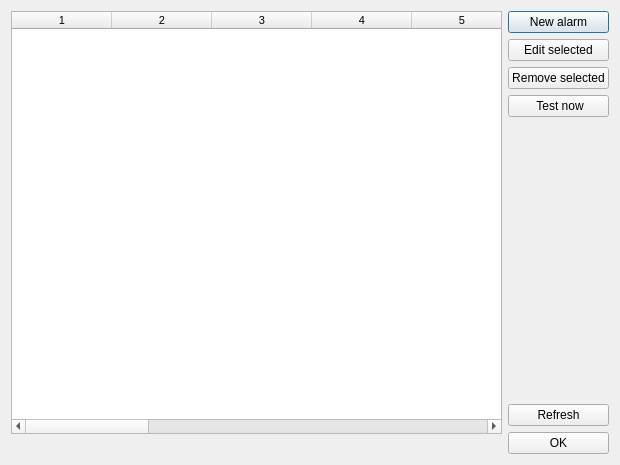
<?xml version="1.0" encoding="UTF-8"?>
<ui version="4.0">
 <class>Alarmy</class>
 <widget class="QDialog" name="Alarmy">
  <property name="geometry">
   <rect>
    <x>0</x>
    <y>0</y>
    <width>620</width>
    <height>465</height>
   </rect>
  </property>
  <property name="windowTitle">
   <string>User defined alarms</string>
  </property>
  <layout class="QVBoxLayout" name="verticalLayout_3">
   <item>
    <layout class="QHBoxLayout" name="horizontalLayout">
     <item>
      <layout class="QVBoxLayout" name="verticalLayout_2">
       <item>
        <widget class="QTableWidget" name="tableWidget">
         <property name="minimumSize">
          <size>
           <width>300</width>
           <height>0</height>
          </size>
         </property>
         <property name="font">
          <font>
           <pointsize>8</pointsize>
          </font>
         </property>
         <property name="horizontalScrollBarPolicy">
          <enum>Qt::ScrollBarAsNeeded</enum>
         </property>
         <property name="sizeAdjustPolicy">
          <enum>QAbstractScrollArea::AdjustToContents</enum>
         </property>
         <property name="editTriggers">
          <set>QAbstractItemView::NoEditTriggers</set>
         </property>
         <property name="dragEnabled">
          <bool>true</bool>
         </property>
         <property name="dragDropMode">
          <enum>QAbstractItemView::NoDragDrop</enum>
         </property>
         <property name="alternatingRowColors">
          <bool>true</bool>
         </property>
         <property name="selectionMode">
          <enum>QAbstractItemView::SingleSelection</enum>
         </property>
         <property name="showGrid">
          <bool>false</bool>
         </property>
         <property name="gridStyle">
          <enum>Qt::DashLine</enum>
         </property>
         <property name="sortingEnabled">
          <bool>false</bool>
         </property>
         <property name="columnCount">
          <number>15</number>
         </property>
         <attribute name="verticalHeaderShowSortIndicator" stdset="0">
          <bool>false</bool>
         </attribute>
         <column/>
         <column/>
         <column/>
         <column/>
         <column/>
         <column/>
         <column/>
         <column/>
         <column/>
         <column/>
         <column/>
         <column/>
         <column/>
         <column/>
         <column/>
        </widget>
       </item>
       <item>
        <spacer name="horizontalSpacer">
         <property name="orientation">
          <enum>Qt::Horizontal</enum>
         </property>
         <property name="sizeHint" stdset="0">
          <size>
           <width>40</width>
           <height>20</height>
          </size>
         </property>
        </spacer>
       </item>
      </layout>
     </item>
     <item>
      <layout class="QVBoxLayout" name="verticalLayout">
       <item>
        <widget class="QPushButton" name="pushButton_nowy">
         <property name="text">
          <string>New alarm</string>
         </property>
        </widget>
       </item>
       <item>
        <widget class="QPushButton" name="pushButton_edytuj">
         <property name="text">
          <string>Edit selected</string>
         </property>
        </widget>
       </item>
       <item>
        <widget class="QPushButton" name="pushButton_usun_rzad">
         <property name="text">
          <string>Remove selected</string>
         </property>
        </widget>
       </item>
       <item>
        <widget class="QPushButton" name="pushButton_test">
         <property name="text">
          <string> Test now</string>
         </property>
        </widget>
       </item>
       <item>
        <spacer name="verticalSpacer">
         <property name="orientation">
          <enum>Qt::Vertical</enum>
         </property>
         <property name="sizeHint" stdset="0">
          <size>
           <width>20</width>
           <height>40</height>
          </size>
         </property>
        </spacer>
       </item>
       <item>
        <widget class="QPushButton" name="pushButton">
         <property name="text">
          <string>Refresh</string>
         </property>
        </widget>
       </item>
       <item>
        <widget class="QPushButton" name="pushButton_OK">
         <property name="text">
          <string>OK</string>
         </property>
        </widget>
       </item>
      </layout>
     </item>
    </layout>
   </item>
  </layout>
 </widget>
 <resources/>
 <connections/>
</ui>
